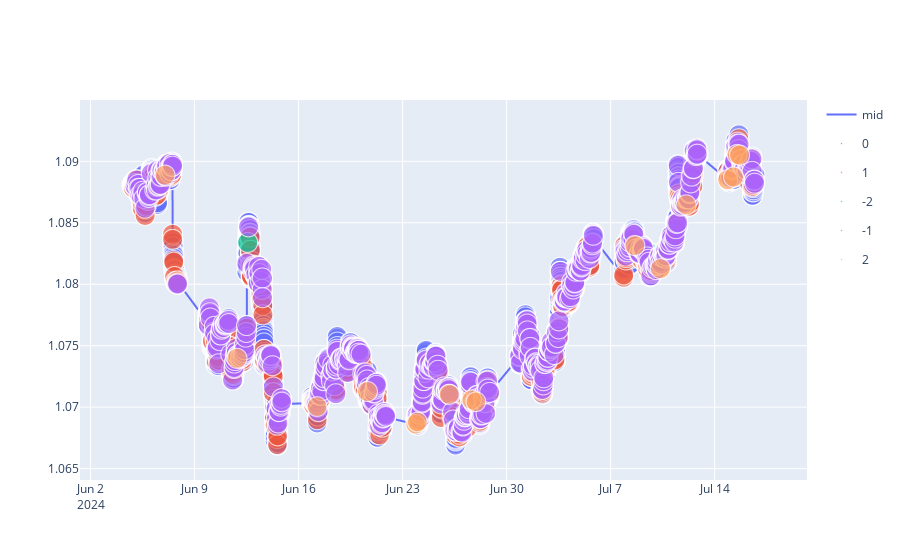

Source (notebook cell):
### Code cell
is_signal_col = lambda name: 'mid' in name
line = px.line(d, x = 'timeStamp', y = [col for col in d.columns if is_signal_col(col)])
scatter = px.scatter(d, x = 'timeStamp', y='mid', color='signal', size='mid' )
plot = go.Figure(data=line.data + scatter.data)
plot.show()

### Figure 1 — Plotly figure (JSON) as saved in the notebook; plotly's stock layout.template omitted (floating-point values rounded to 4 significant figures; data arrays with more than 128 entries replaced by an {"elided": "..."} marker saying what was removed)
{"data": [{"hovertemplate": "variable=mid<br>timeStamp=%{x}<br>value=%{y}<extra></extra>", "legendgroup": "mid", "line": {"color": "#636efa", "dash": "solid"}, "marker": {"symbol": "circle"}, "mode": "lines", "name": "mid", "showlegend": true, "type": "scattergl", "x": {"elided": "8610 str values"}, "xaxis": "x", "y": {"elided": "8610 float values"}, "yaxis": "y"}, {"hovertemplate": "signal=0<br>timeStamp=%{x}<br>mid=%{marker.size}<extra></extra>", "legendgroup": "0", "marker": {"color": "#636efa", "size": {"elided": "7304 float values"}, "sizemode": "area", "sizeref": 0.00273, "symbol": "circle"}, "mode": "markers", "name": "0", "showlegend": true, "type": "scattergl", "x": {"elided": "7304 str values"}, "xaxis": "x", "y": {"elided": "7304 float values"}, "yaxis": "y"}, {"hovertemplate": "signal=1<br>timeStamp=%{x}<br>mid=%{marker.size}<extra></extra>", "legendgroup": "1", "marker": {"color": "#EF553B", "size": {"elided": "617 float values"}, "sizemode": "area", "sizeref": 0.00273, "symbol": "circle"}, "mode": "markers", "name": "1", "showlegend": true, "type": "scattergl", "x": {"elided": "617 str values"}, "xaxis": "x", "y": {"elided": "617 float values"}, "yaxis": "y"}, {"hovertemplate": "signal=-2<br>timeStamp=%{x}<br>mid=%{marker.size}<extra></extra>", "legendgroup": "-2", "marker": {"color": "#00cc96", "size": [1.088, 1.087, 1.075, 1.077, 1.083, 1.074, 1.073, 1.074, 1.075, 1.069, 1.069, 1.079, 1.083, 1.083, 1.083, 1.082, 1.083, 1.091], "sizemode": "area", "sizeref": 0.00273, "symbol": "circle"}, "mode": "markers", "name": "-2", "showlegend": true, "type": "scattergl", "x": ["2024-06-04 23:15", "2024-06-05 18:25", "2024-06-10 16:00", "2024-06-11 03:10", "2024-06-12 13:45", "2024-06-17 22:20", "2024-06-18 06:20", "2024-06-19 08:25", "2024-06-19 14:45", "2024-06-24 02:25", "2024-06-26 14:35", "2024-07-04 05:55", "2024-07-08 01:50", "2024-07-09 10:30", "2024-07-09 13:40", "2024-07-10 09:30", "2024-07-10 19:15", "2024-07-12 15:25"], "xaxis": "x", "y": [1.088, 1.087, 1.075, 1.077, 1.083, 1.074, 1.073, 1.074, 1.075, 1.069, 1.069, 1.079, 1.083, 1.083, 1.083, 1.082, 1.083, 1.091], "yaxis": "y"}, {"hovertemplate": "signal=-1<br>timeStamp=%{x}<br>mid=%{marker.size}<extra></extra>", "legendgroup": "-1", "marker": {"color": "#ab63fa", "size": {"elided": "655 float values"}, "sizemode": "area", "sizeref": 0.00273, "symbol": "circle"}, "mode": "markers", "name": "-1", "showlegend": true, "type": "scattergl", "x": {"elided": "655 str values"}, "xaxis": "x", "y": {"elided": "655 float values"}, "yaxis": "y"}, {"hovertemplate": "signal=2<br>timeStamp=%{x}<br>mid=%{marker.size}<extra></extra>", "legendgroup": "2", "marker": {"color": "#FFA15A", "size": [1.089, 1.074, 1.07, 1.071, 1.069, 1.069, 1.071, 1.071, 1.07, 1.083, 1.081, 1.086, 1.089, 1.089, 1.091, 1.091], "sizemode": "area", "sizeref": 0.00273, "symbol": "circle"}, "mode": "markers", "name": "2", "showlegend": true, "type": "scattergl", "x": ["2024-06-07 00:10", "2024-06-11 20:25", "2024-06-17 05:50", "2024-06-20 15:10", "2024-06-23 21:00", "2024-06-23 23:50", "2024-06-26 03:10", "2024-06-27 15:20", "2024-06-27 22:20", "2024-07-08 15:00", "2024-07-10 08:20", "2024-07-12 01:55", "2024-07-14 21:00", "2024-07-15 06:25", "2024-07-15 12:10", "2024-07-15 16:05"], "xaxis": "x", "y": [1.089, 1.074, 1.07, 1.071, 1.069, 1.069, 1.071, 1.071, 1.07, 1.083, 1.081, 1.086, 1.089, 1.089, 1.091, 1.091], "yaxis": "y"}], "layout": {}}
